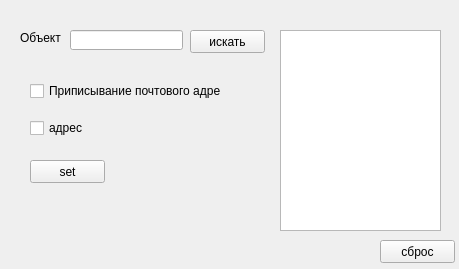
<?xml version="1.0" encoding="UTF-8"?>
<ui version="4.0">
 <class>Form</class>
 <widget class="QWidget" name="Form">
  <property name="geometry">
   <rect>
    <x>0</x>
    <y>0</y>
    <width>459</width>
    <height>269</height>
   </rect>
  </property>
  <property name="windowTitle">
   <string>Form</string>
  </property>
  <widget class="QLabel" name="label">
   <property name="geometry">
    <rect>
     <x>20</x>
     <y>30</y>
     <width>51</width>
     <height>16</height>
    </rect>
   </property>
   <property name="text">
    <string>Объект</string>
   </property>
  </widget>
  <widget class="QLineEdit" name="lineEdit">
   <property name="geometry">
    <rect>
     <x>70</x>
     <y>30</y>
     <width>113</width>
     <height>20</height>
    </rect>
   </property>
  </widget>
  <widget class="QPushButton" name="pushButton">
   <property name="geometry">
    <rect>
     <x>190</x>
     <y>30</y>
     <width>75</width>
     <height>23</height>
    </rect>
   </property>
   <property name="text">
    <string>искать</string>
   </property>
  </widget>
  <widget class="QPushButton" name="pushButton_2">
   <property name="geometry">
    <rect>
     <x>380</x>
     <y>240</y>
     <width>75</width>
     <height>23</height>
    </rect>
   </property>
   <property name="text">
    <string>сброс</string>
   </property>
  </widget>
  <widget class="QWidget" name="verticalLayoutWidget">
   <property name="geometry">
    <rect>
     <x>30</x>
     <y>70</y>
     <width>191</width>
     <height>80</height>
    </rect>
   </property>
   <layout class="QVBoxLayout" name="verticalLayout">
    <item>
     <widget class="QCheckBox" name="checkBox">
      <property name="text">
       <string>Приписывание почтового адреса</string>
      </property>
     </widget>
    </item>
    <item>
     <widget class="QCheckBox" name="checkBox_2">
      <property name="text">
       <string>адрес</string>
      </property>
     </widget>
    </item>
   </layout>
  </widget>
  <widget class="QTextEdit" name="textEdit">
   <property name="geometry">
    <rect>
     <x>280</x>
     <y>30</y>
     <width>161</width>
     <height>201</height>
    </rect>
   </property>
  </widget>
  <widget class="QPushButton" name="pushButton_3">
   <property name="geometry">
    <rect>
     <x>30</x>
     <y>160</y>
     <width>75</width>
     <height>23</height>
    </rect>
   </property>
   <property name="text">
    <string>set</string>
   </property>
  </widget>
 </widget>
 <resources/>
 <connections/>
</ui>
